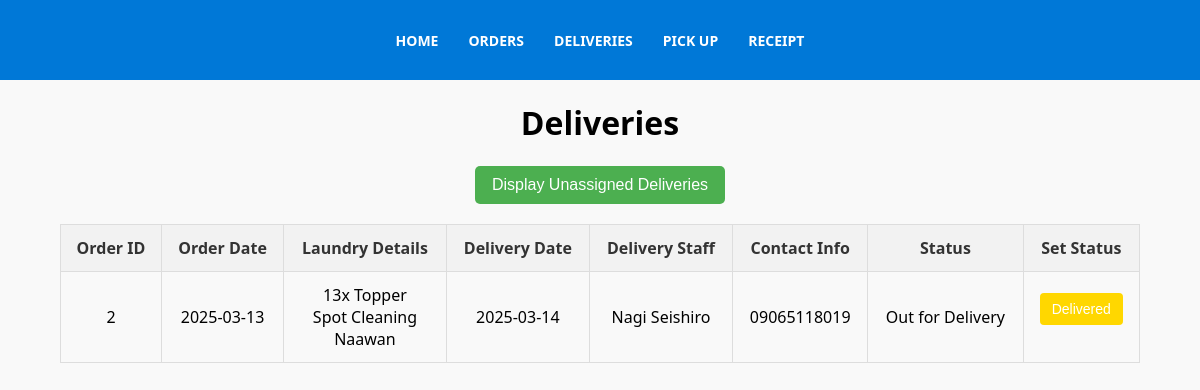
The app's page /htdocs/Delivery.php, older data.
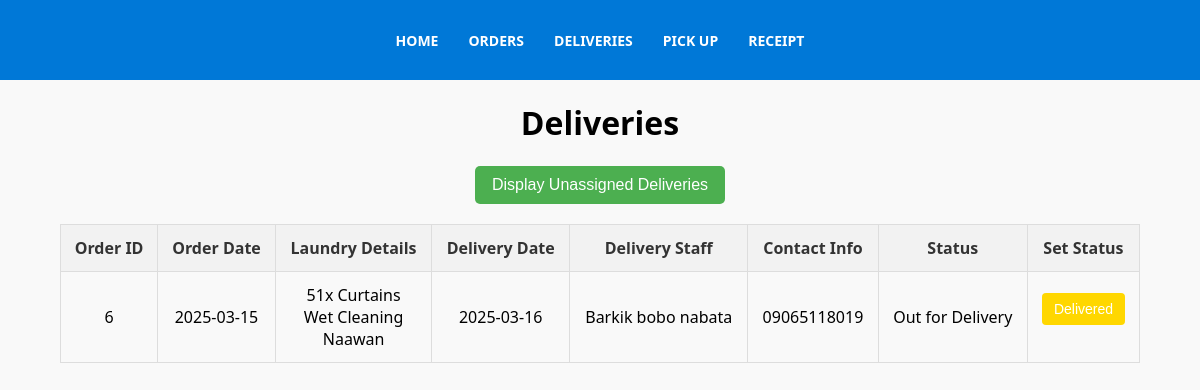
The same page, newer data.
### tables this page shows
CREATE TABLE `Delivery` (
  `Delivery_ID` int(11) NOT NULL AUTO_INCREMENT,
  `Delivery_date` date DEFAULT NULL,
  `Delivery_staff_name` varchar(40) DEFAULT NULL,
  `Contact_info` varchar(40) DEFAULT NULL,
  `Status` varchar(250) DEFAULT NULL,
  `Order_ID` int(11) NOT NULL,
  `User_ID` int(11) NOT NULL,
  PRIMARY KEY (`Delivery_ID`),
  KEY `Orders_Delivery` (`Order_ID`),
  KEY `Users_Delivery` (`User_ID`),
  CONSTRAINT `Orders_Delivery` FOREIGN KEY (`Order_ID`) REFERENCES `Orders` (`Order_ID`),
  CONSTRAINT `Users_Delivery` FOREIGN KEY (`User_ID`) REFERENCES `Users` (`User_ID`)
);

CREATE TABLE `Orders` (
  `Order_ID` int(11) NOT NULL AUTO_INCREMENT,
  `Order_date` date NOT NULL,
  `Laundry_type` varchar(40) NOT NULL,
  `Laundry_quantity` varchar(40) NOT NULL,
  `Cleaning_type` varchar(40) NOT NULL,
  `Place` varchar(40) NOT NULL,
  `Priority_number` varchar(40) NOT NULL,
  `Status` varchar(250) DEFAULT NULL,
  `User_ID` int(11) NOT NULL,
  PRIMARY KEY (`Order_ID`),
  KEY `Users_Orders` (`User_ID`),
  CONSTRAINT `Users_Orders` FOREIGN KEY (`User_ID`) REFERENCES `Users` (`User_ID`)
);

### htdocs/Delivery.php (the view, shortened to what this page needs)
<?php
include("db_connect.php");
include("Menu.php");
?>
<!DOCTYPE html>
<html lang="en">
<head>
</head>
<body>
    <h1>Deliveries</h1>
    <form method="GET" style="text-align: center;">
        <button type="submit" class="toggle-btn">
            <?php echo isset($_GET['show_unassigned']) && $_GET['show_unassigned'] === 'true' ? 'Show Assigned Deliveries Only' : 'Display Unassigned Deliveries'; ?>
        </button>
    </form>
    <?php
    $show_unassigned = isset($_GET['show_unassigned']) && $_GET['show_unassigned'] === 'true';
    if ($show_unassigned) {
        $sql = "SELECT Orders.Order_ID, Orders.Order_date, Orders.Laundry_type, Orders.Laundry_quantity,
                       Orders.Cleaning_type, Orders.Place, Orders.Status,
                       Delivery.Delivery_ID, Delivery.Delivery_date, Delivery.Delivery_staff_name, Delivery.Contact_info
                FROM Orders
                LEFT JOIN Delivery ON Orders.Order_ID = Delivery.Order_ID
                WHERE Orders.Status = 'To be Delivered'";
    } else {
        $sql = "SELECT Delivery.*, Orders.Order_ID, Orders.Order_date, Orders.Place, Orders.Laundry_type,
                       Orders.Laundry_quantity, Orders.Cleaning_type
                FROM Delivery
                INNER JOIN Orders ON Delivery.Order_ID = Orders.Order_ID
                WHERE Delivery.Status != 'Delivered' AND Orders.Place != 'The Hotel'";
    }
    $result = mysqli_query($conn, $sql);
    echo "<table>";
    echo "<tr>
            <th>Order ID</th>
            <th>Order Date</th>
            <th>Laundry Details</th>
            <th>Delivery Date</th>
            <th>Delivery Staff</th>
            <th>Contact Info</th>
            <th>Status</th>";
    if (!$show_unassigned) {
        echo "<th>Set Status</th>";
    }
    echo "</tr>";
    if (mysqli_num_rows($result) > 0) {
        while ($row = mysqli_fetch_assoc($result)) {
            echo "<tr>";
            echo "<td>" . htmlspecialchars($row['Order_ID']) . "</td>";
            echo "<td>" . htmlspecialchars($row['Order_date']) . "</td>";
            echo "<td>" . htmlspecialchars($row['Laundry_quantity']) . "x " .
                         htmlspecialchars($row['Laundry_type']) . "<br>" .
                         htmlspecialchars($row['Cleaning_type']) . "<br>" .
                         htmlspecialchars($row['Place']) . "</td>";
            echo "<td>" . htmlspecialchars($row['Delivery_date'] ?? 'Unassigned') . "</td>";
            echo "<td>" . htmlspecialchars($row['Delivery_staff_name'] ?? 'Unassigned') . "</td>";
            echo "<td>" . htmlspecialchars($row['Contact_info'] ?? 'Unassigned') . "</td>";
            echo "<td>" . htmlspecialchars($row['Status']) . "</td>";
            if (!$show_unassigned) {
                echo "<td>";
                if ($row['Status'] == 'Out for Delivery') {
                    echo "<form method='POST'>
                            <input type='hidden' name='Delivery_ID' value='" . $row['Delivery_ID'] . "'>
                            <button class='status-btn ready-for-pickup' name='status' value='Delivered'>Delivered</button>
                          </form>";
                }
                echo "</td>";
            }
            echo "</tr>";
        }
    } else {
        echo "<tr><td colspan='" . ($show_unassigned ? 7 : 8) . "'>No pending deliveries.</td></tr>";
    }
    echo "</table>";
    ?>
</body>
</html>

### htdocs/Menu.php (shortened to what this page needs)
<nav>
    <ul>
        <li><a href="home.php">Home</a></li>
        <li><a href="Orders.php">Orders</a></li>
        <li><a href="Delivery.php">Deliveries</a></li>
        <li><a href="Pickups.php">Pick Up</a></li>
        <li><a href="Receipts.php">Receipt</a></li>
     </ul>
        </nav>

### htdocs/Menu.php (style rules this page uses)
body { font-family: 'Segoe UI', Tahoma, Geneva, Verdana, sans-serif; margin: 0; padding: 0; }
nav { background-color: #0078d7; padding: 0px; }
nav ul { list-style: none; margin: 0; padding: 0; display: flex; justify-content: center; align-items: center; height: 80px; }
nav ul li { margin: 0 15px; }
nav ul li a { text-decoration: none; color: #fff; font-size: 14px; font-weight: bold; text-transform: uppercase; transition: color 0.3s ease; }

### htdocs/Delivery.php (style rules this page uses)
body { font-family: 'Segoe UI', Tahoma, Geneva, Verdana, sans-serif; background-color: #f9f9f9; margin: 0; padding: 0; }
h1 { text-align: center; color: black; }
table { width: 90%; margin: 20px auto; border-collapse: collapse; background-color: #fff; }
table th, table td { padding: 12px; text-align: center; border: 1px solid #ddd; }
table th { background-color: #f2f2f2; font-weight: bold; color: #333; }
table tr:nth-child(even) { background-color: #f9f9f9; }
.status-btn { padding: 8px 12px; border: none; border-radius: 4px; cursor: pointer; font-size: 14px; color: white; }
.ready-for-pickup { background-color: #FFD700; }
.toggle-btn { display: block; width: 250px; margin: 20px auto; padding: 10px; font-size: 16px; background-color: #4CAF50; color: white; border: none; cursor: pointer; border-radius: 5px; text-align: center; }

Row changes from the older to the newer data that the page shows:
removed delivery: Order_ID.Order_ID "2", Order_ID.Order_date "2025-03-13", Order_ID.Laundry_quantity "13", Order_ID.Laundry_type "Topper", Order_ID.Cleaning_type "Spot Cleaning", Order_ID.Place "Naawan", Delivery_date "2025-03-14", Delivery_staff_name "Nagi Seishiro", Contact_info "09065118019", Status "Out for Delivery"
added delivery: Order_ID.Order_ID "6", Order_ID.Order_date "2025-03-15", Order_ID.Laundry_quantity "51", Order_ID.Laundry_type "Curtains", Order_ID.Cleaning_type "Wet Cleaning", Order_ID.Place "Naawan", Delivery_date "2025-03-16", Delivery_staff_name "Barkik bobo nabata", Contact_info "09065118019", Status "Out for Delivery"
